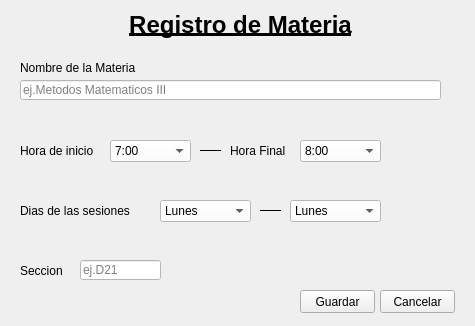
<?xml version="1.0" encoding="UTF-8"?>
<ui version="4.0">
 <class>Registro</class>
 <widget class="QMainWindow" name="Registro">
  <property name="geometry">
   <rect>
    <x>0</x>
    <y>0</y>
    <width>475</width>
    <height>326</height>
   </rect>
  </property>
  <property name="windowTitle">
   <string>Registro de Materia</string>
  </property>
  <property name="styleSheet">
   <string notr="true"/>
  </property>
  <widget class="QWidget" name="centralwidget">
   <widget class="QLineEdit" name="materia">
    <property name="geometry">
     <rect>
      <x>20</x>
      <y>80</y>
      <width>421</width>
      <height>20</height>
     </rect>
    </property>
    <property name="styleSheet">
     <string notr="true">background-color: rgb(255, 255, 255);</string>
    </property>
    <property name="placeholderText">
     <string>ej.Metodos Matematicos III</string>
    </property>
   </widget>
   <widget class="QLabel" name="label">
    <property name="geometry">
     <rect>
      <x>20</x>
      <y>60</y>
      <width>151</width>
      <height>16</height>
     </rect>
    </property>
    <property name="styleSheet">
     <string notr="true">font: 11pt &quot;MS Shell Dlg 2&quot;;
</string>
    </property>
    <property name="text">
     <string>Nombre de la Materia</string>
    </property>
   </widget>
   <widget class="QComboBox" name="horai">
    <property name="geometry">
     <rect>
      <x>110</x>
      <y>140</y>
      <width>81</width>
      <height>22</height>
     </rect>
    </property>
    <property name="toolTip">
     <string>&lt;html&gt;&lt;head/&gt;&lt;body&gt;&lt;p align=&quot;center&quot;&gt;&lt;br/&gt;&lt;/p&gt;&lt;/body&gt;&lt;/html&gt;</string>
    </property>
    <property name="styleSheet">
     <string notr="true">background-color: rgb(255, 255, 255);</string>
    </property>
    <property name="editable">
     <bool>false</bool>
    </property>
    <property name="placeholderText">
     <string/>
    </property>
    <property name="frame">
     <bool>true</bool>
    </property>
    <item>
     <property name="text">
      <string>7:00 </string>
     </property>
    </item>
    <item>
     <property name="text">
      <string>8:00 </string>
     </property>
    </item>
    <item>
     <property name="text">
      <string>9:00 </string>
     </property>
    </item>
    <item>
     <property name="text">
      <string>10:00 </string>
     </property>
    </item>
    <item>
     <property name="text">
      <string>11:00 </string>
     </property>
    </item>
    <item>
     <property name="text">
      <string>12:00 </string>
     </property>
    </item>
    <item>
     <property name="text">
      <string>13:00</string>
     </property>
    </item>
    <item>
     <property name="text">
      <string>14:00</string>
     </property>
    </item>
    <item>
     <property name="text">
      <string>15:00</string>
     </property>
    </item>
    <item>
     <property name="text">
      <string>16:00</string>
     </property>
    </item>
    <item>
     <property name="text">
      <string>17:00</string>
     </property>
    </item>
    <item>
     <property name="text">
      <string>18:00</string>
     </property>
    </item>
    <item>
     <property name="text">
      <string>19:00</string>
     </property>
    </item>
    <item>
     <property name="text">
      <string>20:00</string>
     </property>
    </item>
    <item>
     <property name="text">
      <string>21:00</string>
     </property>
    </item>
   </widget>
   <widget class="QComboBox" name="horaf">
    <property name="geometry">
     <rect>
      <x>300</x>
      <y>140</y>
      <width>81</width>
      <height>22</height>
     </rect>
    </property>
    <property name="styleSheet">
     <string notr="true">background-color: rgb(255, 255, 255);</string>
    </property>
    <item>
     <property name="text">
      <string>8:00 </string>
     </property>
    </item>
    <item>
     <property name="text">
      <string>9:00 </string>
     </property>
    </item>
    <item>
     <property name="text">
      <string>10:00 </string>
     </property>
    </item>
    <item>
     <property name="text">
      <string>11:00 </string>
     </property>
    </item>
    <item>
     <property name="text">
      <string>12:00 </string>
     </property>
    </item>
    <item>
     <property name="text">
      <string>13:00</string>
     </property>
    </item>
    <item>
     <property name="text">
      <string>14:00</string>
     </property>
    </item>
    <item>
     <property name="text">
      <string>15:00</string>
     </property>
    </item>
    <item>
     <property name="text">
      <string>16:00</string>
     </property>
    </item>
    <item>
     <property name="text">
      <string>17:00</string>
     </property>
    </item>
    <item>
     <property name="text">
      <string>18:00</string>
     </property>
    </item>
    <item>
     <property name="text">
      <string>19:00</string>
     </property>
    </item>
    <item>
     <property name="text">
      <string>20:00</string>
     </property>
    </item>
    <item>
     <property name="text">
      <string>21:00</string>
     </property>
    </item>
    <item>
     <property name="text">
      <string>22:00</string>
     </property>
    </item>
   </widget>
   <widget class="QLabel" name="label_2">
    <property name="geometry">
     <rect>
      <x>20</x>
      <y>140</y>
      <width>91</width>
      <height>21</height>
     </rect>
    </property>
    <property name="styleSheet">
     <string notr="true">font: 11pt &quot;MS Shell Dlg 2&quot;;
</string>
    </property>
    <property name="text">
     <string>Hora de inicio</string>
    </property>
   </widget>
   <widget class="QLabel" name="label_3">
    <property name="geometry">
     <rect>
      <x>230</x>
      <y>140</y>
      <width>71</width>
      <height>21</height>
     </rect>
    </property>
    <property name="styleSheet">
     <string notr="true">font: 11pt &quot;MS Shell Dlg 2&quot;;
</string>
    </property>
    <property name="text">
     <string>Hora Final</string>
    </property>
   </widget>
   <widget class="Line" name="line_2">
    <property name="geometry">
     <rect>
      <x>200</x>
      <y>120</y>
      <width>21</width>
      <height>61</height>
     </rect>
    </property>
    <property name="styleSheet">
     <string notr="true">alternate-background-color: rgb(0, 0, 0);</string>
    </property>
    <property name="frameShadow">
     <enum>QFrame::Plain</enum>
    </property>
    <property name="lineWidth">
     <number>1</number>
    </property>
    <property name="midLineWidth">
     <number>1</number>
    </property>
    <property name="orientation">
     <enum>Qt::Horizontal</enum>
    </property>
   </widget>
   <widget class="QComboBox" name="diai">
    <property name="geometry">
     <rect>
      <x>160</x>
      <y>200</y>
      <width>91</width>
      <height>22</height>
     </rect>
    </property>
    <property name="styleSheet">
     <string notr="true">background-color: rgb(255, 255, 255);</string>
    </property>
    <item>
     <property name="text">
      <string>Lunes</string>
     </property>
    </item>
    <item>
     <property name="text">
      <string>Martes</string>
     </property>
    </item>
    <item>
     <property name="text">
      <string>Miercoles</string>
     </property>
    </item>
    <item>
     <property name="text">
      <string>Jueves</string>
     </property>
    </item>
    <item>
     <property name="text">
      <string>Viernes</string>
     </property>
    </item>
    <item>
     <property name="text">
      <string>Sabado</string>
     </property>
    </item>
   </widget>
   <widget class="QLabel" name="label_4">
    <property name="geometry">
     <rect>
      <x>20</x>
      <y>200</y>
      <width>131</width>
      <height>21</height>
     </rect>
    </property>
    <property name="styleSheet">
     <string notr="true">font: 11pt &quot;MS Shell Dlg 2&quot;;
</string>
    </property>
    <property name="text">
     <string>Dias de las sesiones</string>
    </property>
   </widget>
   <widget class="QComboBox" name="diaf">
    <property name="geometry">
     <rect>
      <x>290</x>
      <y>200</y>
      <width>91</width>
      <height>22</height>
     </rect>
    </property>
    <property name="styleSheet">
     <string notr="true">background-color: rgb(255, 255, 255);</string>
    </property>
    <item>
     <property name="text">
      <string>Lunes</string>
     </property>
    </item>
    <item>
     <property name="text">
      <string>Martes</string>
     </property>
    </item>
    <item>
     <property name="text">
      <string>Miercoles</string>
     </property>
    </item>
    <item>
     <property name="text">
      <string>Jueves</string>
     </property>
    </item>
    <item>
     <property name="text">
      <string>Viernes</string>
     </property>
    </item>
    <item>
     <property name="text">
      <string>Sabado</string>
     </property>
    </item>
   </widget>
   <widget class="Line" name="line_3">
    <property name="geometry">
     <rect>
      <x>260</x>
      <y>180</y>
      <width>21</width>
      <height>61</height>
     </rect>
    </property>
    <property name="styleSheet">
     <string notr="true">alternate-background-color: rgb(0, 0, 0);</string>
    </property>
    <property name="frameShadow">
     <enum>QFrame::Plain</enum>
    </property>
    <property name="lineWidth">
     <number>1</number>
    </property>
    <property name="midLineWidth">
     <number>1</number>
    </property>
    <property name="orientation">
     <enum>Qt::Horizontal</enum>
    </property>
   </widget>
   <widget class="QLineEdit" name="seccion">
    <property name="geometry">
     <rect>
      <x>80</x>
      <y>260</y>
      <width>81</width>
      <height>20</height>
     </rect>
    </property>
    <property name="styleSheet">
     <string notr="true">background-color: rgb(255, 255, 255);</string>
    </property>
    <property name="text">
     <string/>
    </property>
    <property name="placeholderText">
     <string>ej.D21</string>
    </property>
   </widget>
   <widget class="QLabel" name="label_6">
    <property name="geometry">
     <rect>
      <x>20</x>
      <y>260</y>
      <width>51</width>
      <height>21</height>
     </rect>
    </property>
    <property name="styleSheet">
     <string notr="true">font: 11pt &quot;MS Shell Dlg 2&quot;;
</string>
    </property>
    <property name="text">
     <string>Seccion</string>
    </property>
   </widget>
   <widget class="QLabel" name="label_5">
    <property name="geometry">
     <rect>
      <x>120</x>
      <y>10</y>
      <width>241</width>
      <height>31</height>
     </rect>
    </property>
    <property name="text">
     <string>&lt;html&gt;&lt;head/&gt;&lt;body&gt;&lt;p align=&quot;center&quot;&gt;&lt;span style=&quot; font-size:18pt; font-weight:600; text-decoration: underline;&quot;&gt;Registro de Materia&lt;/span&gt;&lt;/p&gt;&lt;/body&gt;&lt;/html&gt;</string>
    </property>
   </widget>
   <widget class="QPushButton" name="guardar">
    <property name="geometry">
     <rect>
      <x>300</x>
      <y>290</y>
      <width>75</width>
      <height>23</height>
     </rect>
    </property>
    <property name="styleSheet">
     <string notr="true"/>
    </property>
    <property name="text">
     <string>Guardar</string>
    </property>
   </widget>
   <widget class="QPushButton" name="cancelar">
    <property name="geometry">
     <rect>
      <x>380</x>
      <y>290</y>
      <width>75</width>
      <height>23</height>
     </rect>
    </property>
    <property name="styleSheet">
     <string notr="true">
</string>
    </property>
    <property name="text">
     <string>Cancelar</string>
    </property>
   </widget>
  </widget>
 </widget>
 <resources/>
 <connections>
  <connection>
   <sender>cancelar</sender>
   <signal>clicked(bool)</signal>
   <receiver>Registro</receiver>
   <slot>close()</slot>
   <hints>
    <hint type="sourcelabel">
     <x>417</x>
     <y>301</y>
    </hint>
    <hint type="destinationlabel">
     <x>237</x>
     <y>162</y>
    </hint>
   </hints>
  </connection>
 </connections>
</ui>
